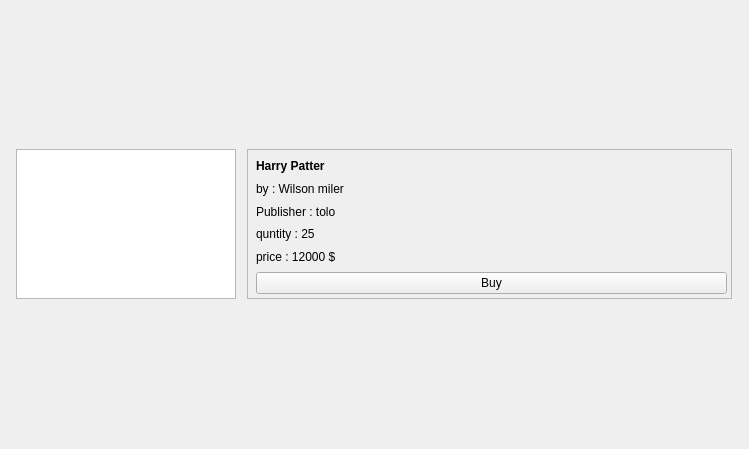
         <widget class="QWidget" name="scrollAreaWidgetContents">
          <property name="geometry">
           <rect>
            <x>0</x>
            <y>0</y>
            <width>749</width>
            <height>449</height>
           </rect>
          </property>
          <layout class="QGridLayout" name="gridLayout_5">
           <item row="0" column="1">
            <widget class="QFrame" name="frame_list_0">
             <property name="maximumSize">
              <size>
               <width>485</width>
               <height>150</height>
              </size>
             </property>
             <property name="frameShape">
              <enum>QFrame::StyledPanel</enum>
             </property>
             <property name="frameShadow">
              <enum>QFrame::Raised</enum>
             </property>
             <widget class="QWidget" name="gridLayoutWidget">
              <property name="geometry">
               <rect>
                <x>9</x>
                <y>9</y>
                <width>471</width>
                <height>136</height>
               </rect>
              </property>
              <layout class="QGridLayout" name="gridLayout_list_0">
               <item row="0" column="0">
                <widget class="QLabel" name="label_list_name_0">
                 <property name="text">
                  <string>&lt;html&gt;&lt;head/&gt;&lt;body&gt;&lt;p&gt;&lt;span style=&quot; font-weight:600;&quot;&gt;Harry Patter&lt;/span&gt;&lt;/p&gt;&lt;/body&gt;&lt;/html&gt;</string>
                 </property>
                </widget>
               </item>
               <item row="4" column="0">
                <widget class="QLabel" name="label_list_quantity_0">
                 <property name="text">
                  <string>&lt;html&gt;&lt;head/&gt;&lt;body&gt;&lt;p&gt;quntity : 25&lt;/p&gt;&lt;/body&gt;&lt;/html&gt;</string>
                 </property>
                </widget>
               </item>
               <item row="1" column="0">
                <widget class="QLabel" name="label_list_author_0">
                 <property name="text">
                  <string>&lt;html&gt;&lt;head/&gt;&lt;body&gt;&lt;p&gt;by : Wilson miler&lt;/p&gt;&lt;/body&gt;&lt;/html&gt;</string>
                 </property>
                </widget>
               </item>
               <item row="5" column="0">
                <widget class="QLabel" name="label_list_price_0">
                 <property name="text">
                  <string>&lt;html&gt;&lt;head/&gt;&lt;body&gt;&lt;p&gt;price : 12000 $&lt;/p&gt;&lt;/body&gt;&lt;/html&gt;</string>
                 </property>
                </widget>
               </item>
               <item row="3" column="0">
                <widget class="QLabel" name="label_list_publisher_0">
                 <property name="text">
                  <string>&lt;html&gt;&lt;head/&gt;&lt;body&gt;&lt;p&gt;Publisher : tolo&lt;/p&gt;&lt;/body&gt;&lt;/html&gt;</string>
                 </property>
                </widget>
               </item>
               <item row="6" column="0">
                <widget class="QPushButton" name="btn_list_buy_0">
                 <property name="text">
                  <string>Buy</string>
                 </property>
                </widget>
               </item>
              </layout>
             </widget>
            </widget>
           </item>
           <item row="0" column="0">
            <widget class="QGraphicsView" name="list_picture_0">
             <property name="minimumSize">
              <size>
               <width>220</width>
               <height>150</height>
              </size>
             </property>
             <property name="maximumSize">
              <size>
               <width>220</width>
               <height>150</height>
              </size>
             </property>
            </widget>
           </item>
          </layout>
         </widget>
